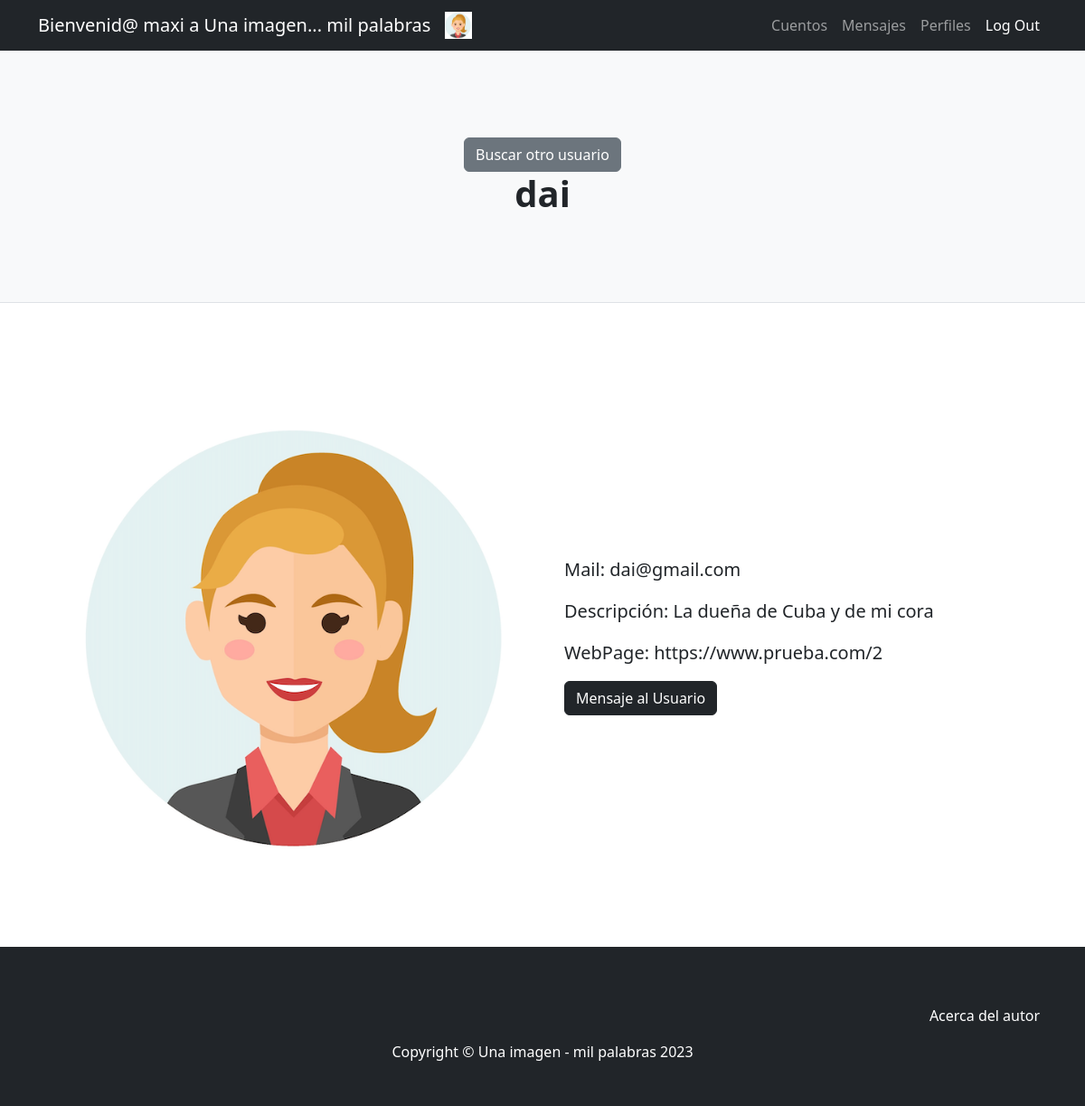
The page /AppUsuarios/verPerfil/13 (signed in) on the database its author committed.
### AppUsuarios/models.py (models this page shows, shortened)
class Perfil(models.Model):
    user=models.ForeignKey(User, related_name='user', on_delete=models.CASCADE)
    descripcion=models.CharField(max_length=20000,blank=True,null=True)
    pagina=models.URLField(max_length=200,blank=True,null=True)

### AppUsuarios/views.py (the view)
# urls.py: path('verPerfil/', verPerfil, name='verPerfil'),
def verPerfil(request, id):
    user=User.objects.get(id=id)
    username=user.username
    email=user.email
    perfil=Perfil.objects.filter(user=user.id)
    if len(perfil)!=0:
        descripcion=perfil[0].descripcion
        pagina=perfil[0].pagina
    else:
        descripcion=''
        pagina=''
    avatares=Avatar.objects.filter(user=user.id)
    if len(avatares)!=0:
        avatar=avatares[0].imagen.url
    else:
        avatar="/media/avatars/default.png"
    return render(request, 'AppUsuarios/verPerfil.html', {'id':id, 'username':username,'email':email,'avatar':avatar,'descripcion':descripcion,'pagina':pagina})

### AppUsuarios/templates/AppUsuarios/verPerfil.html
{% extends "AppUsuarios/padre.html" %}
{% load static %}
{% block titulo %}
<a class="btn btn-secondary" href="{% url 'buscarUsuario' %}">Buscar otro usuario</a>
<h1 class="fw-bolder">{{ username }}</h1>
{% endblock %}
{% block cuerpo %}
<section class="py-5">
    <div class="container px-4 px-lg-5 my-5">
        <div class="row gx-4 gx-lg-5 align-items-center">
            <div class="col-md-6"><img class="card-img-top mb-5 mb-md-0" src="{{ avatar }}" alt="avatar" /></div>
            <div class="col-md-6">
                <div class="card-body">
                    {% if user.is_authenticated %}
                    <p class="lead">Mail: {{ email }}</p>
                    {% endif %}
                    <p class="lead">Descripción: {{ descripcion }}</p>
                    <p class="lead">WebPage: {{ pagina }}</p>
                    <a class="btn btn-dark" href="{% url 'mensajeAlUsuario' id  %}">Mensaje al Usuario </a>
                </div>
            </div>
        </div>
    </div>
</section>
{% endblock %}

### AppUsuarios/templates/AppUsuarios/padre.html (shortened to what this page needs)
<!DOCTYPE html>
<html lang="en">
    <head>
        {% load static %}
        <link href="{% static 'AppUsuarios/css/styles.css' %}" rel="stylesheet" />
    </head>
    <body>
        <nav class="navbar navbar-expand-lg navbar-dark bg-dark">
            <div class="container">
                {% if user.is_authenticated %}
                <a class="navbar-brand" href="{% url 'inicioUsuarios' %}">Bienvenid@ {{ user.username }} a Una imagen... mil palabras</a>
                <img src="{{ avatar }}" alt="" width="30" height="30">
                <div class="collapse navbar-collapse" id="navbarSupportedContent">
                    <ul class="navbar-nav ms-auto mb-2 mb-lg-0">
                        <li class="nav-item"><a class="nav-link" href="{% url 'inicioCuentos' %}">Cuentos</a></li>
                        <li class="nav-item"><a class="nav-link" href="{% url 'mensajes' %}">Mensajes</a></li>
                        <li class="nav-item"><a class="nav-link" href="{% url 'verMiPerfil' %}">Perfiles</a></li>
                        <li class="nav-item"><a class="nav-link active" aria-current="page" href="{% url 'logout' %}">Log Out</a></li>
                    </ul>
                {% endif %}
                </div>
            </div>
        </nav>
        <header class="py-5 bg-light border-bottom mb-4">
            <div class="container">
                <div class="text-center my-5">
                    {% block titulo %}
                    {% endblock %}
                </div>
            </div>
        </header>
        <div class="container">
            <div class="row">
                {% block cuerpo %}
                {% endblock %}
            </div>
        </div>
        <footer class="py-5 bg-dark">
            <nav class="navbar navbar-expand-lg navbar-dark bg-dark">
                <div class="container">
                    <div class="collapse navbar-collapse" id="navbarSupportedContent">
                        <ul class="navbar-nav ms-auto mb-2 mb-lg-0">
                            <li class="nav-item"><a class="nav-link active" aria-current="page" href="{% url 'about' %}">Acerca del autor</a></li>
                        </ul>
                    </div>
                </div>
            </nav>
            <div class="container">
                <p class="m-0 text-center text-white">Copyright &copy; Una imagen - mil palabras 2023</p>
            </div>
        </footer>
    </body>
</html>

### rows shown on the page
Perfil: descripcion "La dueña de Cuba y de mi cora", pagina "https://www.prueba.com/2"

### other values the page prints
{{ user.username }} "maxi"
{{ username }} "dai"
{{ email }} "dai@gmail.com"
